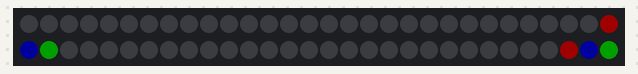
This sketch was run on a simulated Arduino Uno, built with avr-gcc and run on an emulated ATmega328P. On the bench: 60 RGB LEDs in strip order, left to right, continuing on the next row. Dim RGB values are drawn brighter than linear.

Above: at 0.15 s.
At 4.36 s:
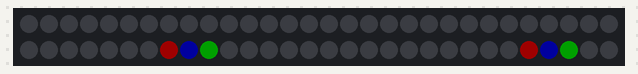
At 8.87 s:
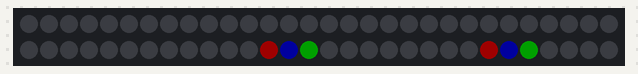
At 18.48 s:
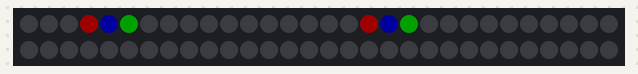
At 27.5 s:
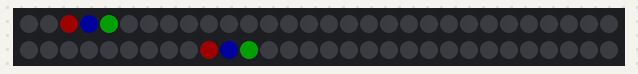
At 36.81 s:
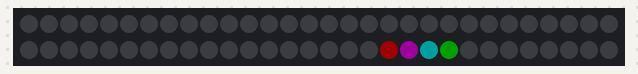

The sketch:

sinus-cosinus.ino
```cpp
#include "FastLED.h"
#define SUM_LEDS 60
#define LED_PIN 3
#define BRIGHTNESS_STD 31

CRGBArray<SUM_LEDS> leds;

float value;
int   led_pos;

void setup() {
 FastLED.addLeds<NEOPIXEL, LED_PIN>(leds, SUM_LEDS);
 value = 0;
}

void loop() {

  for(int i = 0; i < SUM_LEDS; i++) {
    leds[i].r = 0;
    leds[i].b = 0;
    leds[i].g = 0;
  }

  led_pos = int( sin(value)*28 + 30 );

  leds[led_pos-1].r = BRIGHTNESS_STD;
  leds[led_pos+0].b = BRIGHTNESS_STD;
  leds[led_pos+1].g = BRIGHTNESS_STD;

  led_pos = int( cos(value)*28 + 30 );

  leds[led_pos-1].r = BRIGHTNESS_STD;
  leds[led_pos+0].b = BRIGHTNESS_STD;
  leds[led_pos+1].g = BRIGHTNESS_STD;

  FastLED.show();

  value = value + 0.005 ;
  if (value > 2 * 3.14) value = 0;
}
```
